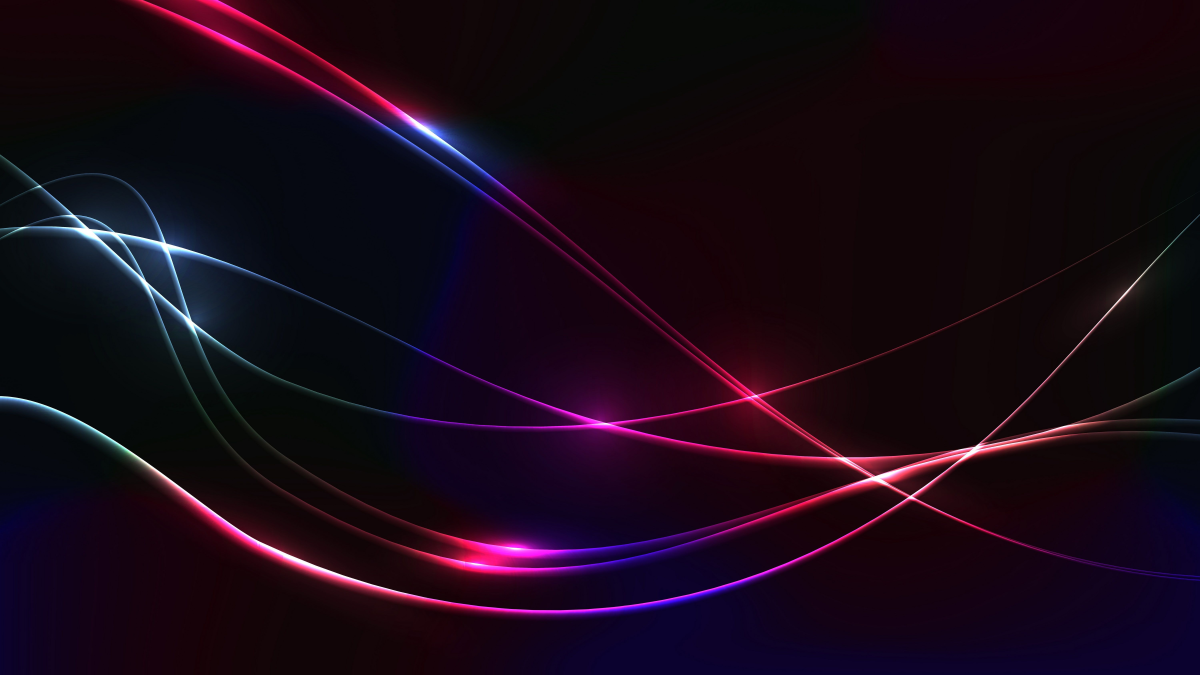
#> input picture Python_Lab_File/fate.png, 6000 x 3375 px (shown at 1/5 size)
$ python P81_ImageManipulation.py
#> lines starting #> are read from the running program, lines starting #| are printed output that depends on the picture
from PIL import Image, ImageFilter

img = Image.open("fate.png")
#> img is the input picture: PIL image 6000x3375 RGB; mean R, G, B 24.8, 8.9, 22.5

cropped_img = img.crop((50, 50, 1000, 1000))
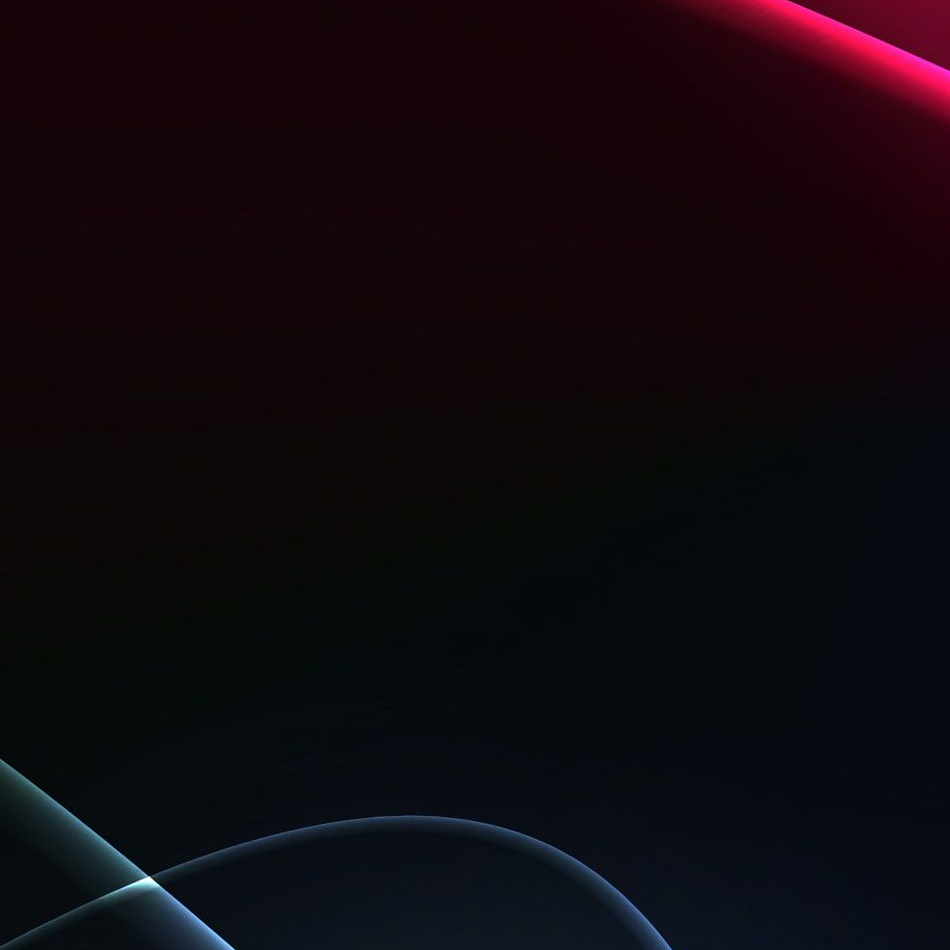
#> cropped_img: PIL image 950x950 RGB; mean R, G, B 16.5, 9, 13.8
cropped_img.show()

resized_img = img.resize((1000, 1000))
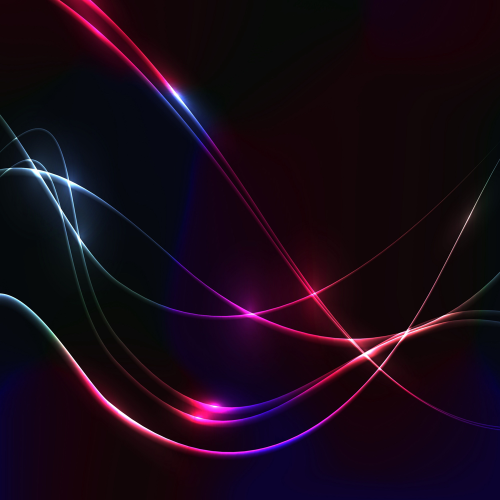
#> resized_img: PIL image 1000x1000 RGB (shown at 1/2 size); mean R, G, B 24.8, 8.9, 22.5
resized_img.show()

rotated_img = img.rotate(90)
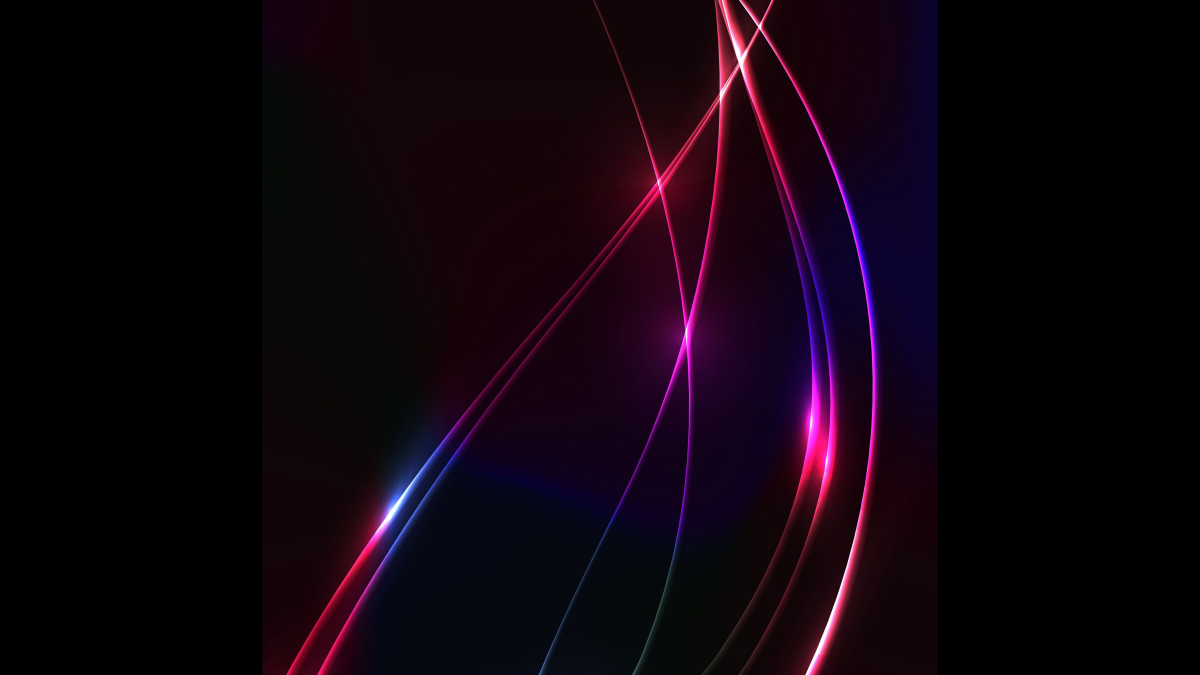
#> rotated_img: PIL image 6000x3375 RGB (shown at 1/5 size); mean R, G, B 15.6, 4, 13.1
rotated_img.show()

blurred_img = img.filter(ImageFilter.GaussianBlur(55))
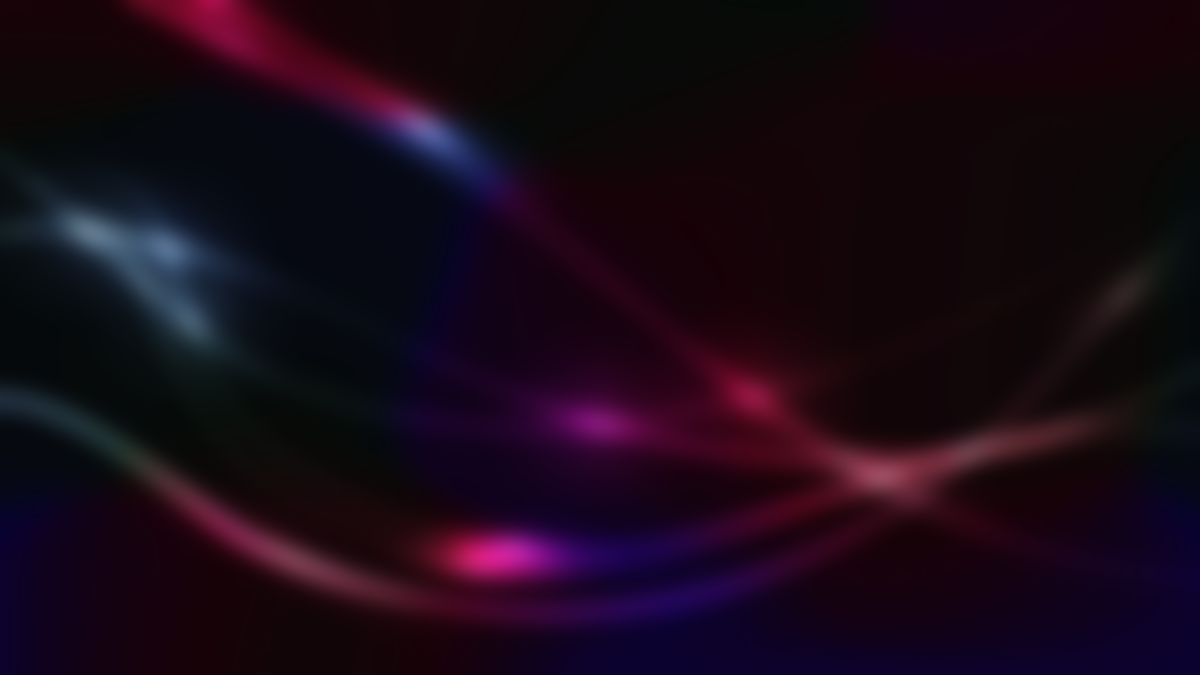
#> blurred_img: PIL image 6000x3375 RGB (shown at 1/5 size); mean R, G, B 24.8, 9, 22.5
blurred_img.show()

img.save("fate_conv.jpg")
